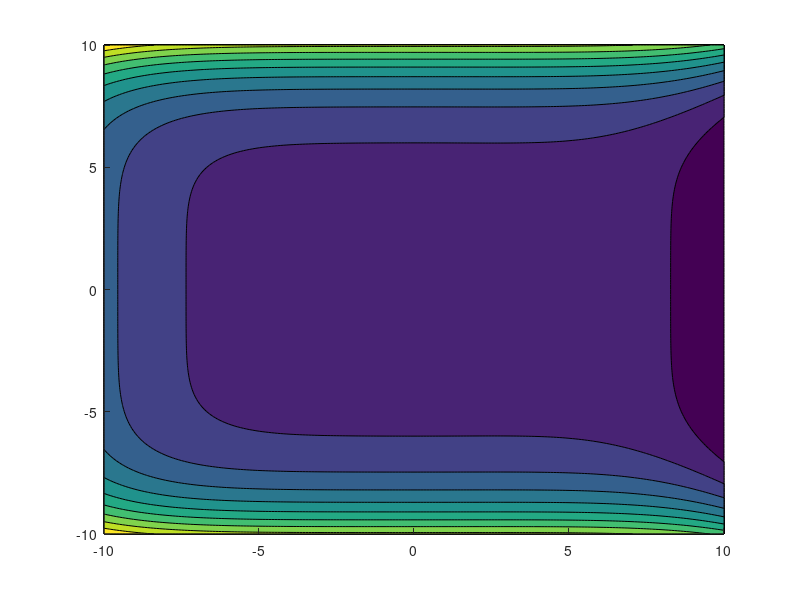

Recreate this plot in MATLAB. (Note: this script raises an error after producing the figure.)
%Gradient Descent Visualizer
%% User Defines
%Define the function to be zeroed
f = @(x,y) .1*x.^2 + .007*y.^4 + .004*y.^2 + .00005*x.^3 - .00234*x.^5 + .001*y.^6;
%Define the grid to work over - bounds defne where you think the zero is
%and stepsize effectives clarity of the contours (does not effect math tho)
gridSize = -10:.1:10;
%Set descent rate - higher is faster convergence in ideal cases but also
%more diverngences
gamma = .05;
%Set solution tolerance (how close to zero the function needs to be to
%count as zeroed
eps = .1;

%% Sript Logic - Do not change!
%Randomly intialize guess in the workspace
x0 = [(gridSize(end) - gridSize(1))*rand() + gridSize(1);...
    (gridSize(end) - gridSize(1))*rand() + gridSize(1)];

%build contour plot of function; the target set is anywhere inside the
%thick red lnes
figure();
[gridX, gridY] = meshgrid(gridSize,gridSize);
contourf(gridX,gridY,f(real(gridX),real(gridY)),'ShowText',true); hold on;
contourf(gridX,gridY,f(real(gridX),real(gridY)), [eps,eps], 'r-', 'LineWidth',4, 'FaceColor', 'none');
contourf(gridX,gridY,f(real(gridX),real(gridY)), [-eps,-eps], 'r-', 'LineWidth',4, 'FaceColor', 'none');

%convert the provided function to symbolics, find its jacobian for use in
%calculating gradients
grad = jacobian(str2sym(char(f)));
delF = matlabFunction(grad);

%setup loop - make variables to track solver state
nStep = 0; nReset = 0;
%make memory vector
y = [];
while abs(f(x0(1),x0(2))) > eps

    %calculate and run update equation x(n+1) = x(n) - gamma*grad(f(x(n+1))
    x0Last = x0;
    x0 = x0 - gamma*g(x0(1),x0(2)).';

    if (x0(1) > gridSize(1) && x0(1) < gridSize(end)) && (x0(2) > gridSize(1) && x0(2) < gridSize(end))
        %if the new point is in the workspace put a red marker and draw a red
        %line from the last point to it
        plot(x0(1),x0(2),'r.',"MarkerSize",4);
        plot([x0Last(1), x0(1)],[x0Last(2), x0(2)],'r-')
    else
        %otherwise reinitialize the point in the workspace to avoid capture
        %by high gradients
        x0 = [(gridSize(end) - gridSize(1))*rand() + gridSize(1);...
            (gridSize(end) - gridSize(1))*rand() + gridSize(1)];
        plot(x0(1),x0(2),'g*',"MarkerSize",4)
        plot([x0Last(1), x0(1)],[x0Last(2), x0(2)],'g-')
        nReset = nReset + 1;
    end
    pause(.2)

    %check if we've found a zero and print final outputs if we have, the
    %while loop breaks itself
    if abs(f(x0(1),x0(2))) < eps
        disp(nStep)
        disp(nReset)
        f(x0(1),x0(2))
    end
    nStep = nStep+1;
end